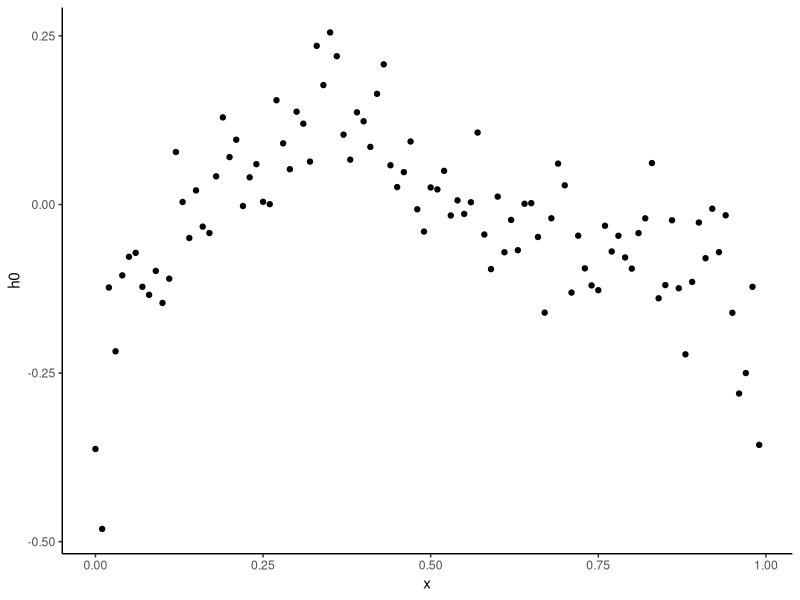
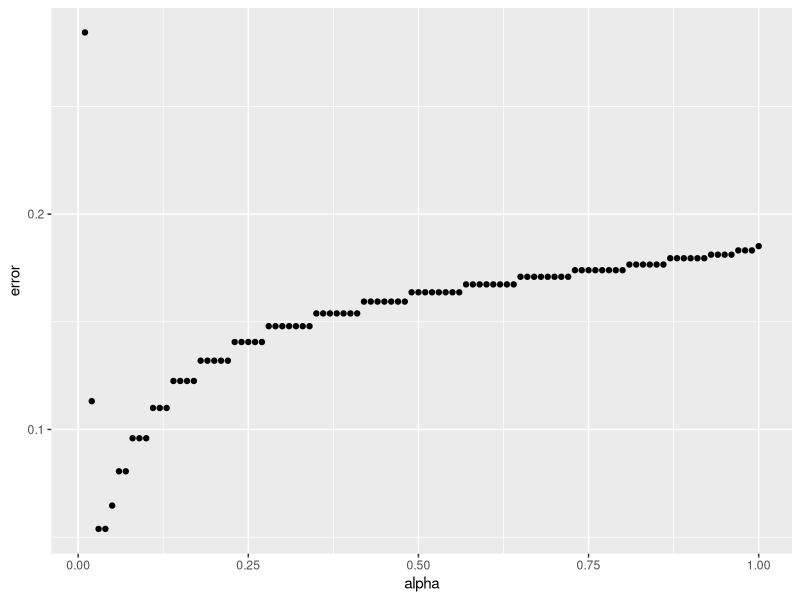

R code for these plots, in order:
## ---- chunk 1
library(tidyverse)
## ---- chunk 2
x = seq(from = 0, to = 0.99, by = 0.01)
## ---- chunk 3
createA <- function(x,t){
  A = diag(0.01/sqrt(4*pi*t), nrow = length(x), ncol = length(x))
  for (i in seq(1,length(x)-1)){
    for (j in seq(i+1,length(x))){
      A[i,j] = 0.01/sqrt(4*pi*t)*exp(-(x[i]-x[j])^2/(4*t))
      A[j,i] = A[i,j]
    }
  }
  A
}
## ---- chunk 4
y = read.delim2(file = "OppgA.txt", header = F, sep = "\n", dec = ".")[[1]]
## ---- chunk 5
A = createA(x,t = 0.001)
## ---- chunk 6
S = eigen(A)[[1]]
## ---- chunk 7
U = eigen(A%*%t(A))[[2]]
V = eigen(t(A)%*%A)[[2]]
## ---- chunk 8
trunc.svd <- function(alpha,y,U,S,V){
  res = numeric(length(S))
  for (i in seq(length(S))){
    if(S[i]>alpha){
      res = res + (U[,i]*y)/S[i]*V[,i]
    }
  }
  res
}

h0 <- trunc.svd(alpha = 0.2, y,U,S,V)
## ---- chunk 9
tsvd.df <- data.frame(x = x, h0 = h0)
ggplot(tsvd.df, aes(x = x, y = h0)) + 
  geom_point() + 
  theme_classic()
## ---- chunk 10
find_alpha<-function(y,U,S,V,A){
  alpha = seq(0.01,1,0.01)
  error = c()
  for (i in alpha){
    h0 = trunc.svd(i,y,U,S,V)
    error = c(error, mean((y - A%*%h0)^2))
  }
  data.frame(alpha = alpha, error = error)
}
res = find_alpha(y,U,S,V,A)
ggplot(res, aes(x = alpha, y = error)) + 
  geom_point()
